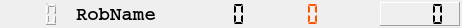
<?xml version="1.0" encoding="UTF-8"?>
<ui version="4.0">
 <class>CRQRobotInfo</class>
 <widget class="QWidget" name="CRQRobotInfo">
  <property name="geometry">
   <rect>
    <x>0</x>
    <y>0</y>
    <width>462</width>
    <height>28</height>
   </rect>
  </property>
  <property name="maximumSize">
   <size>
    <width>16777215</width>
    <height>28</height>
   </size>
  </property>
  <property name="windowTitle">
   <string>Form</string>
  </property>
  <layout class="QHBoxLayout" name="horizontalLayout">
   <property name="spacing">
    <number>10</number>
   </property>
   <property name="margin">
    <number>2</number>
   </property>
   <item>
    <widget class="QLabel" name="label_Icon">
     <property name="sizePolicy">
      <sizepolicy hsizetype="Fixed" vsizetype="Fixed">
       <horstretch>0</horstretch>
       <verstretch>0</verstretch>
      </sizepolicy>
     </property>
     <property name="minimumSize">
      <size>
       <width>24</width>
       <height>24</height>
      </size>
     </property>
     <property name="maximumSize">
      <size>
       <width>24</width>
       <height>24</height>
      </size>
     </property>
     <property name="toolTip">
      <string>Robot Icon</string>
     </property>
     <property name="text">
      <string/>
     </property>
     <property name="alignment">
      <set>Qt::AlignCenter</set>
     </property>
    </widget>
   </item>
   <item>
    <widget class="QLCDNumber" name="lcdNumber_ID">
     <property name="sizePolicy">
      <sizepolicy hsizetype="Fixed" vsizetype="Minimum">
       <horstretch>0</horstretch>
       <verstretch>0</verstretch>
      </sizepolicy>
     </property>
     <property name="minimumSize">
      <size>
       <width>30</width>
       <height>0</height>
      </size>
     </property>
     <property name="maximumSize">
      <size>
       <width>30</width>
       <height>16777215</height>
      </size>
     </property>
     <property name="toolTip">
      <string>Robot ID</string>
     </property>
     <property name="frameShape">
      <enum>QFrame::NoFrame</enum>
     </property>
     <property name="numDigits">
      <number>1</number>
     </property>
     <property name="segmentStyle">
      <enum>QLCDNumber::Outline</enum>
     </property>
    </widget>
   </item>
   <item>
    <widget class="QLabel" name="label_Name">
     <property name="sizePolicy">
      <sizepolicy hsizetype="MinimumExpanding" vsizetype="Preferred">
       <horstretch>0</horstretch>
       <verstretch>0</verstretch>
      </sizepolicy>
     </property>
     <property name="minimumSize">
      <size>
       <width>100</width>
       <height>0</height>
      </size>
     </property>
     <property name="font">
      <font>
       <family>Courier</family>
       <pointsize>14</pointsize>
       <weight>75</weight>
       <bold>true</bold>
      </font>
     </property>
     <property name="toolTip">
      <string>Robot name</string>
     </property>
     <property name="text">
      <string>RobName</string>
     </property>
    </widget>
   </item>
   <item>
    <widget class="QLCDNumber" name="lcdNumber_Time">
     <property name="sizePolicy">
      <sizepolicy hsizetype="Fixed" vsizetype="Minimum">
       <horstretch>0</horstretch>
       <verstretch>0</verstretch>
      </sizepolicy>
     </property>
     <property name="minimumSize">
      <size>
       <width>70</width>
       <height>0</height>
      </size>
     </property>
     <property name="maximumSize">
      <size>
       <width>70</width>
       <height>16777215</height>
      </size>
     </property>
     <property name="toolTip">
      <string>Time</string>
     </property>
     <property name="frameShape">
      <enum>QFrame::NoFrame</enum>
     </property>
     <property name="numDigits">
      <number>4</number>
     </property>
     <property name="segmentStyle">
      <enum>QLCDNumber::Flat</enum>
     </property>
    </widget>
   </item>
   <item>
    <widget class="QLCDNumber" name="lcdNumber_Collisions">
     <property name="sizePolicy">
      <sizepolicy hsizetype="Fixed" vsizetype="Minimum">
       <horstretch>0</horstretch>
       <verstretch>0</verstretch>
      </sizepolicy>
     </property>
     <property name="minimumSize">
      <size>
       <width>70</width>
       <height>0</height>
      </size>
     </property>
     <property name="maximumSize">
      <size>
       <width>70</width>
       <height>16777215</height>
      </size>
     </property>
     <property name="palette">
      <palette>
       <active>
        <colorrole role="WindowText">
         <brush brushstyle="SolidPattern">
          <color alpha="255">
           <red>255</red>
           <green>85</green>
           <blue>0</blue>
          </color>
         </brush>
        </colorrole>
       </active>
       <inactive>
        <colorrole role="WindowText">
         <brush brushstyle="SolidPattern">
          <color alpha="255">
           <red>255</red>
           <green>85</green>
           <blue>0</blue>
          </color>
         </brush>
        </colorrole>
       </inactive>
       <disabled>
        <colorrole role="WindowText">
         <brush brushstyle="SolidPattern">
          <color alpha="255">
           <red>120</red>
           <green>120</green>
           <blue>120</blue>
          </color>
         </brush>
        </colorrole>
       </disabled>
      </palette>
     </property>
     <property name="toolTip">
      <string>Collisions</string>
     </property>
     <property name="frameShape">
      <enum>QFrame::NoFrame</enum>
     </property>
     <property name="numDigits">
      <number>3</number>
     </property>
     <property name="segmentStyle">
      <enum>QLCDNumber::Flat</enum>
     </property>
    </widget>
   </item>
   <item>
    <widget class="QLabel" name="label_State">
     <property name="sizePolicy">
      <sizepolicy hsizetype="Fixed" vsizetype="Fixed">
       <horstretch>0</horstretch>
       <verstretch>0</verstretch>
      </sizepolicy>
     </property>
     <property name="minimumSize">
      <size>
       <width>24</width>
       <height>24</height>
      </size>
     </property>
     <property name="maximumSize">
      <size>
       <width>24</width>
       <height>24</height>
      </size>
     </property>
     <property name="toolTip">
      <string>Status</string>
     </property>
     <property name="text">
      <string/>
     </property>
     <property name="alignment">
      <set>Qt::AlignCenter</set>
     </property>
    </widget>
   </item>
   <item>
    <widget class="QLCDNumber" name="lcdNumber_Score">
     <property name="sizePolicy">
      <sizepolicy hsizetype="Fixed" vsizetype="Minimum">
       <horstretch>0</horstretch>
       <verstretch>0</verstretch>
      </sizepolicy>
     </property>
     <property name="minimumSize">
      <size>
       <width>80</width>
       <height>0</height>
      </size>
     </property>
     <property name="maximumSize">
      <size>
       <width>80</width>
       <height>16777215</height>
      </size>
     </property>
     <property name="toolTip">
      <string>Score</string>
     </property>
     <property name="frameShape">
      <enum>QFrame::Panel</enum>
     </property>
     <property name="numDigits">
      <number>4</number>
     </property>
     <property name="segmentStyle">
      <enum>QLCDNumber::Flat</enum>
     </property>
    </widget>
   </item>
  </layout>
 </widget>
 <resources/>
 <connections/>
</ui>
